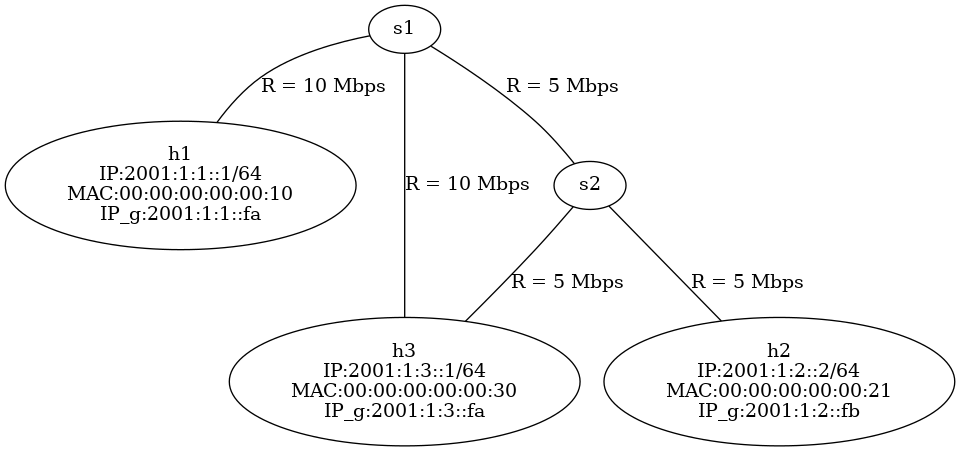

The Python source for this figure:
import argparse

from mininet.cli import CLI
from mininet.log import setLogLevel
from mininet.net import Mininet
from mininet.node import RemoteController
from mininet.topo import Topo
from mininet.link import TCLink

from bmv2_cleaned import ONOSBmv2Switch
from host6 import IPv6Host
import json
import graphviz

CPU_PORT = 255

def AddSwitch(net,name,ipv6_addresses):
    return net.addSwitch(name, 
        cls=ONOSBmv2Switch,
        cpuport=CPU_PORT,
        json="p4src/main.json",
        pktdump=True,
        ipv6_addresses=ipv6_addresses)

def OneRouter():
    net = Mininet(controller=RemoteController)  # don’t auto-create default
    ctrlIP = "10.0.0.1"
    c0 = net.addController('c0',ip=ctrlIP)
    h1 = net.addHost('h1', cls=IPv6Host, mac="00:00:00:00:00:10",
                           ipv6='2001:1:1::1/64', ipv6_gw='2001:1:1::ff')
    h2 = net.addHost('h2', cls=IPv6Host, mac="00:00:00:00:00:20",
                          ipv6='2001:1:2::1/64', ipv6_gw='2001:1:2::ff')
    r1_ipv6_addrs = [
        '2001:1:1::ff/64',
        '2001:1:2::ff/64'
    ]
    r1 = net.addSwitch('r1', cls=ONOSBmv2Switch,cpuport=CPU_PORT,json="p4src/main.json", ipv6_addresses=r1_ipv6_addrs)
    net.addLink(h1, r1)
    net.addLink(h2, r1)
    net.addLink(r1, c0)
    for intf in c0.intfList():c0.setIP(ctrlIP,intf=intf)
    r1.AddIPv6Addrs() # must be after adding links, or interfaces won't be added
    net.start()
    CLI(net)
    net.stop()

def TwoRouters():
    ctrlIP = "10.0.0.1"
    net = Mininet(controller=RemoteController)
    c0 = net.addController('c0', ip=ctrlIP)
    h1 = net.addHost('h1', cls=IPv6Host, mac="00:00:00:00:00:10",
                           ipv6='2001:1:1::1/64', ipv6_gw='2001:1:1::ff')
    h2 = net.addHost('h2', cls=IPv6Host, mac="00:00:00:00:00:20",
                          ipv6='2001:1:2::1/64', ipv6_gw='2001:1:2::ff')
    
    r1_ipv6_addrs = [
        ['2001:1:1::ff/64',"00:00:00:00:00:11"],
        ['2001:1:1::fe/64',"00:00:00:00:00:12"]
    ]
    r2_ipv6_addrs = [
        ['2001:1:2::fe/64',"00:00:00:00:00:21"],
        ['2001:1:2::ff/64',"00:00:00:00:00:22"]
    ]

    r1 = AddSwitch(net,'r1',r1_ipv6_addrs)
    r2 = AddSwitch(net,'r2',r2_ipv6_addrs)
    net.addLink(h1, r1)
    net.addLink(r1, r2)
    net.addLink(r2, h2)
    net.addLink(r1, c0)
    net.addLink(r2, c0)
    for intf in c0.intfList():c0.setIP(ctrlIP,intf=intf)
    r1.AddIPv6Addrs() # must be after adding links, or interfaces won't be added
    r2.AddIPv6Addrs()
    net.start();CLI(net);net.stop()

def TwoRoutersThreeHosts(cli=False,only_cli=False):
    ctrlIP = "10.0.0.1"
    net = Mininet(controller=RemoteController)
    c0 = net.addController('c0', ip=ctrlIP)
    h1 = net.addHost('h1', cls=IPv6Host, mac="00:00:00:00:00:10",
            ipv6='2001:1:1::1/64', ipv6_gw='2001:1:1::fa')
    h2 = net.addHost('h2', cls=IPv6Host, mac="00:00:00:00:00:20",
            ipv6='2001:1:2::1/64', ipv6_gw='2001:1:2::fa')
    h3 = net.addHost('h3', cls=IPv6Host, mac="00:00:00:00:00:30",
            ipv6='2001:1:3::1/64', ipv6_gw='2001:1:3::fa')
    
    r1_ipv6_addrs = [
        ['2001:1:1::fa/128',"00:00:00:00:00:1a"], # h1
        ['2001:1:2::fa/128',"00:00:00:00:00:2a"], # h2
        ['2001:1:3::fa/128',"00:00:00:00:00:3a"], # h3
        ['2001:1:b::fa/128',"00:00:00:00:00:ba"], # r2
    ]
    r2_ipv6_addrs = [
        ['2001:1:1::fb/128',"00:00:00:00:00:1b"], # h1
        ['2001:1:2::fb/128',"00:00:00:00:00:2b"], # h2
        ['2001:1:3::fb/128',"00:00:00:00:00:3b"], # h3
        ['2001:1:a::fb/128',"00:00:00:00:00:ab"], # r1
    ]

    h1_ipv6_addrs = [
        ['2001:1:1::1/128',"00:00:00:00:00:10"], # r1
        ['2001:1:1::2/128',"00:00:00:00:00:11"], # r2
    ]
    h2_ipv6_addrs = [
        ['2001:1:2::1/128',"00:00:00:00:00:20"], # r1
        ['2001:1:2::2/128',"00:00:00:00:00:21"], # r2
    ]
    h3_ipv6_addrs = [
        ['2001:1:3::1/128',"00:00:00:00:00:30"], # r1
        ['2001:1:3::2/128',"00:00:00:00:00:31"], # r2
    ]

    r1 = AddSwitch(net,'r1',r1_ipv6_addrs)
    net.addLink(r1, h1)
    net.addLink(r1, h2)
    net.addLink(r1, h3)
    r2 = AddSwitch(net,'r2',r2_ipv6_addrs)
    net.addLink(r2, h1)
    net.addLink(r2, h2)
    net.addLink(r2, h3)


    net.addLink(r1,r2)
    net.addLink(r1, c0)
    net.addLink(r2, c0)

    for intf in c0.intfList():c0.setIP(ctrlIP,intf=intf)
    r1.AddIPv6Addrs() # must be after adding links, or interfaces won't be added
    r2.AddIPv6Addrs()
    h1.AddIPv6Addrs(h1_ipv6_addrs)
    h2.AddIPv6Addrs(h2_ipv6_addrs)
    h3.AddIPv6Addrs(h3_ipv6_addrs)
    net.start()
    if only_cli:CLI(net)
    else:CLI(net,script="mininet/mininet_script.txt")
    if cli:CLI(net)
    net.stop()


def custom_topo(file,mapping_file=None,cli=False,only_cli=False,vis=True,script="mininet/mininet_script.txt"):
    with open(file,'r') as f:edges = f.read()
    edges = edges.split('\n')
    edges = [edge.split(',') for edge in edges[1:] if edge]
    nodes = [edge[0].strip() for edge in edges] + [edge[1].strip() for edge in edges]
    nodes:list[str] = list(set(nodes))
    hosts = [h for h in nodes if h.startswith('h')]
    switches = [s for s in nodes if s.startswith('s') or s.startswith('r')]
    nodes = hosts + switches
    Addresses = {}
    Host_Addresses = {}
    Out_Adds = {}
    counter = {node:0 for node in nodes}
    if vis:G = graphviz.Graph()
    for edge in edges:
        A,B,IP_A,MAC_A,IP_B,MAC_B,R,D = edge
        if A.startswith('h') and B == '':
            Host_Addresses[A] = [IP_A,MAC_A,IP_B]
            if vis: G.node(A,f"{A}\nIP:{IP_A}\nMAC:{MAC_A}\nIP_g:{IP_B}")
            continue

        assert all(x!='' for x in edge[:-2])
        
        counter[A]+=1
        counter[B]+=1

        if A not in Addresses:Addresses[A] = [[IP_A,MAC_A]]
        else:Addresses[A].append([IP_A,MAC_A])

        if B not in Addresses:Addresses[B] = [[IP_B,MAC_B]]
        else:Addresses[B].append([IP_B,MAC_B])

        port_B = str(counter[B])
        if B not in Out_Adds:Out_Adds[B] = {A:[[IP_A,MAC_A,port_B]]}
        elif A not in Out_Adds[B]:Out_Adds[B][A] = [[IP_A,MAC_A,port_B]]
        else: Out_Adds[B][A].append([IP_A,MAC_A,port_B]) 

        port_A = str(counter[A])
        if A not in Out_Adds:Out_Adds[A] = {B:[[IP_B,MAC_B,port_A]]}
        elif B not in Out_Adds[A]:Out_Adds[A][B] = [[IP_B,MAC_B,port_A]]
        else: Out_Adds[A][B].append([IP_B,MAC_B,port_A])

        if vis:
            if R!='':R = f"R = {R} Mbps"
            if D!="":D = f"D = {D} us"
            label = R + D
            G.edge(A,B,label)


    print("\nHost config")
    for h,ads in Host_Addresses.items():print(h,':',ads)
    print("\nAddresses")
    for node,ads in Addresses.items():
        print('\t' + node)
        for ad in ads:print('\t\t'+','.join(ad))
    edges = [edge for edge in edges if edge[1]!='']
    assert all((h in Host_Addresses for h in hosts)),"Ill specified CSV"
    assert all((h in Host_Addresses for h in hosts)),"Ill specified CSV"
    assert all((s in Addresses for s in switches)),"Ill specified CSV"
    assert all(((A in hosts) or (A in switches) for A in Addresses)),"Ill specified CSV"

    ctrlIP = "10.0.0.1"
    net = Mininet(controller=RemoteController)
    c0 = net.addController('c0', ip=ctrlIP)

    Nodes = {}

    for h in hosts:
        IP,MAC,IP_g = Host_Addresses[h]
        if IP_g=="":IP_g = Addresses[h][0][0]
        Nodes[h] = net.addHost(h, cls=IPv6Host, mac=MAC, ipv6=IP, ipv6_gw=IP_g)

    for s in switches:Nodes[s] = AddSwitch(net,s,None)

    Done = []

    for A,B,IP_A,MAC_A,IP_B,MAC_B,R,D in edges:
        if (A,B) in Done: continue
        if (B,A) in Done: continue
        if R and D : net.addLink(Nodes[A],Nodes[B],cls=TCLink, bw=float(R), delay=f"{D}ms")
        elif R : net.addLink(Nodes[A],Nodes[B],cls=TCLink, bw=float(R))
        elif D : net.addLink(Nodes[A],Nodes[B],cls=TCLink, delay=f"{D}us")
        else: net.addLink(Nodes[A],Nodes[B])
        Done.append((A,B))

    for s in switches:
        Nodes[s].ipv6_addresses = Addresses[s]
        Nodes[s].AddIPv6Addrs()
    for h in hosts:
        Nodes[h].AddIPv6Addrs(Addresses[h])

    if mapping_file:
        Flow = {}
        for node in nodes:
            Flow[node] = {
                "out":Out_Adds[node],
                "in":Addresses[node]
                }
        with open(mapping_file,'w') as mf:
            json.dump(Flow,mf,indent=4)

    if vis:G.render("mininet/topo",format="png")

    net.start()
    if only_cli:CLI(net)
    else:CLI(net,script=script)
    if cli:CLI(net)
    net.stop()

if __name__=="__main__":
    import sys
    cli = ("--cli" in sys.argv)
    only_cli = ("--only_cli" in sys.argv)
    vis = ('--no_vis' not in sys.argv)
    args = [x for x in sys.argv if not x.startswith('-')]
    if len(args) == 1: 
        custom_topo("mininet/interfaces.csv","mininet/flow.json",cli,only_cli,vis)
    else: 
        script = args[1]
        custom_topo("mininet/interfaces.csv","mininet/flow.json",cli,only_cli,vis,script)
